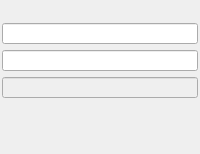
               <widget class="QFrame" name="frame_11">
                <property name="frameShape">
                 <enum>QFrame::NoFrame</enum>
                </property>
                <property name="frameShadow">
                 <enum>QFrame::Raised</enum>
                </property>
                <property name="lineWidth">
                 <number>0</number>
                </property>
                <layout class="QGridLayout" name="gridLayout_10" rowstretch="1,1,1,1,1,1,1,1">
                 <property name="leftMargin">
                  <number>2</number>
                 </property>
                 <property name="topMargin">
                  <number>2</number>
                 </property>
                 <property name="rightMargin">
                  <number>2</number>
                 </property>
                 <property name="bottomMargin">
                  <number>4</number>
                 </property>
                 <property name="horizontalSpacing">
                  <number>2</number>
                 </property>
                 <item row="0" column="0">
                  <widget class="PyDMEnumButton" name="PyDMEnumButton_16">
                   <property name="sizePolicy">
                    <sizepolicy hsizetype="Preferred" vsizetype="Preferred">
                     <horstretch>1</horstretch>
                     <verstretch>1</verstretch>
                    </sizepolicy>
                   </property>
                   <property name="minimumSize">
                    <size>
                     <width>0</width>
                     <height>0</height>
                    </size>
                   </property>
                   <property name="maximumSize">
                    <size>
                     <width>16777215</width>
                     <height>48</height>
                    </size>
                   </property>
                   <property name="font">
                    <font>
                     <pointsize>8</pointsize>
                    </font>
                   </property>
                   <property name="toolTip">
                    <string/>
                   </property>
                   <property name="styleSheet">
                    <string notr="true">QPushButton{font: 8px;}</string>
                   </property>
                   <property name="channel" stdset="0">
                    <string>ca://${DEVICE}:WFENG${ENG}_ENABLE1</string>
                   </property>
                   <property name="orientation" stdset="0">
                    <enum>Qt::Horizontal</enum>
                   </property>
                   <property name="marginTop" stdset="0">
                    <number>0</number>
                   </property>
                   <property name="marginBottom" stdset="0">
                    <number>0</number>
                   </property>
                   <property name="marginLeft" stdset="0">
                    <number>0</number>
                   </property>
                   <property name="marginRight" stdset="0">
                    <number>0</number>
                   </property>
                   <property name="horizontalSpacing" stdset="0">
                    <number>0</number>
                   </property>
                   <property name="verticalSpacing" stdset="0">
                    <number>0</number>
                   </property>
                  </widget>
                 </item>
                 <item row="1" column="0">
                  <widget class="PyDMEnumButton" name="PyDMEnumButton_25">
                   <property name="sizePolicy">
                    <sizepolicy hsizetype="Preferred" vsizetype="Preferred">
                     <horstretch>1</horstretch>
                     <verstretch>1</verstretch>
                    </sizepolicy>
                   </property>
                   <property name="minimumSize">
                    <size>
                     <width>0</width>
                     <height>0</height>
                    </size>
                   </property>
                   <property name="maximumSize">
                    <size>
                     <width>16777215</width>
                     <height>48</height>
                    </size>
                   </property>
                   <property name="font">
                    <font>
                     <pointsize>8</pointsize>
                    </font>
                   </property>
                   <property name="toolTip">
                    <string/>
                   </property>
                   <property name="styleSheet">
                    <string notr="true">QPushButton{font: 8px;}</string>
                   </property>
                   <property name="channel" stdset="0">
                    <string>ca://${DEVICE}:WFENG${ENG}_MODE1</string>
                   </property>
                   <property name="orientation" stdset="0">
                    <enum>Qt::Horizontal</enum>
                   </property>
                   <property name="marginTop" stdset="0">
                    <number>0</number>
                   </property>
                   <property name="marginBottom" stdset="0">
                    <number>0</number>
                   </property>
                   <property name="marginLeft" stdset="0">
                    <number>0</number>
                   </property>
                   <property name="marginRight" stdset="0">
                    <number>0</number>
                   </property>
                   <property name="horizontalSpacing" stdset="0">
                    <number>0</number>
                   </property>
                   <property name="verticalSpacing" stdset="0">
                    <number>0</number>
                   </property>
                  </widget>
                 </item>
                 <item row="2" column="0">
                  <widget class="PyDMEnumButton" name="PyDMEnumButton_26">
                   <property name="sizePolicy">
                    <sizepolicy hsizetype="Preferred" vsizetype="Preferred">
                     <horstretch>1</horstretch>
                     <verstretch>1</verstretch>
                    </sizepolicy>
                   </property>
                   <property name="minimumSize">
                    <size>
                     <width>0</width>
                     <height>0</height>
                    </size>
                   </property>
                   <property name="maximumSize">
                    <size>
                     <width>16777215</width>
                     <height>48</height>
                    </size>
                   </property>
                   <property name="font">
                    <font>
                     <pointsize>8</pointsize>
                    </font>
                   </property>
                   <property name="toolTip">
                    <string/>
                   </property>
                   <property name="styleSheet">
                    <string notr="true">QPushButton{font: 8px;}</string>
                   </property>
                   <property name="channel" stdset="0">
                    <string>ca://${DEVICE}:WFENG${ENG}_MSGDEST1</string>
                   </property>
                   <property name="orientation" stdset="0">
                    <enum>Qt::Horizontal</enum>
                   </property>
                   <property name="marginTop" stdset="0">
                    <number>0</number>
                   </property>
                   <property name="marginBottom" stdset="0">
                    <number>0</number>
                   </property>
                   <property name="marginLeft" stdset="0">
                    <number>0</number>
                   </property>
                   <property name="marginRight" stdset="0">
                    <number>0</number>
                   </property>
                   <property name="horizontalSpacing" stdset="0">
                    <number>0</number>
                   </property>
                   <property name="verticalSpacing" stdset="0">
                    <number>0</number>
                   </property>
                  </widget>
                 </item>
                 <item row="3" column="0">
                  <widget class="PyDMLineEdit" name="PyDMLineEdit_6">
                   <property name="sizePolicy">
                    <sizepolicy hsizetype="Preferred" vsizetype="Preferred">
                     <horstretch>1</horstretch>
                     <verstretch>1</verstretch>
                    </sizepolicy>
                   </property>
                   <property name="maximumSize">
                    <size>
                     <width>16777215</width>
                     <height>16777215</height>
                    </size>
                   </property>
                   <property name="font">
                    <font>
                     <pointsize>8</pointsize>
                    </font>
                   </property>
                   <property name="toolTip">
                    <string/>
                   </property>
                   <property name="readOnly">
                    <bool>false</bool>
                   </property>
                   <property name="channel" stdset="0">
                    <string>ca://${DEVICE}:WFENG${ENG}_STARTADDR1</string>
                   </property>
                   <property name="displayFormat" stdset="0">
                    <enum>PyDMLineEdit::Hex</enum>
                   </property>
                  </widget>
                 </item>
                 <item row="4" column="0">
                  <widget class="PyDMLineEdit" name="PyDMLineEdit_7">
                   <property name="enabled">
                    <bool>true</bool>
                   </property>
                   <property name="sizePolicy">
                    <sizepolicy hsizetype="Preferred" vsizetype="Preferred">
                     <horstretch>1</horstretch>
                     <verstretch>1</verstretch>
                    </sizepolicy>
                   </property>
                   <property name="maximumSize">
                    <size>
                     <width>16777215</width>
                     <height>16777215</height>
                    </size>
                   </property>
                   <property name="font">
                    <font>
                     <pointsize>8</pointsize>
                    </font>
                   </property>
                   <property name="toolTip">
                    <string/>
                   </property>
                   <property name="readOnly">
                    <bool>false</bool>
                   </property>
                   <property name="channel" stdset="0">
                    <string>ca://${DEVICE}:WFENG${ENG}_ENDADDR1</string>
                   </property>
                   <property name="displayFormat" stdset="0">
                    <enum>PyDMLineEdit::Hex</enum>
                   </property>
                  </widget>
                 </item>
                 <item row="5" column="0">
                  <widget class="PyDMLineEdit" name="PyDMLineEdit_8">
                   <property name="enabled">
                    <bool>false</bool>
                   </property>
                   <property name="sizePolicy">
                    <sizepolicy hsizetype="Preferred" vsizetype="Preferred">
                     <horstretch>1</horstretch>
                     <verstretch>1</verstretch>
                    </sizepolicy>
                   </property>
                   <property name="maximumSize">
                    <size>
                     <width>16777215</width>
                     <height>16777215</height>
                    </size>
                   </property>
                   <property name="font">
                    <font>
                     <pointsize>8</pointsize>
                    </font>
                   </property>
                   <property name="toolTip">
                    <string/>
                   </property>
                   <property name="channel" stdset="0">
                    <string>ca://${DEVICE}:WFENG${ENG}_FRAFTTRG1</string>
                   </property>
                  </widget>
                 </item>
                 <item row="6" column="0">
                  <widget class="PyDMLabel" name="PyDMLabel_19">
                   <property name="sizePolicy">
                    <sizepolicy hsizetype="Preferred" vsizetype="Preferred">
                     <horstretch>1</horstretch>
                     <verstretch>1</verstretch>
                    </sizepolicy>
                   </property>
                   <property name="minimumSize">
                    <size>
                     <width>0</width>
                     <height>20</height>
                    </size>
                   </property>
                   <property name="maximumSize">
                    <size>
                     <width>16777215</width>
                     <height>28</height>
                    </size>
                   </property>
                   <property name="font">
                    <font>
                     <pointsize>8</pointsize>
                    </font>
                   </property>
                   <property name="toolTip">
                    <string/>
                   </property>
                   <property name="styleSheet">
                    <string notr="true"/>
                   </property>
                   <property name="text">
                    <string/>
                   </property>
                   <property name="channel" stdset="0">
                    <string>ca://${DEVICE}:WFENG${ENG}_WRADDR1</string>
                   </property>
                   <property name="displayFormat" stdset="0">
                    <enum>PyDMLabel::Hex</enum>
                   </property>
                  </widget>
                 </item>
                 <item row="7" column="0">
                  <widget class="PyDMLabel" name="PyDMLabel_20">
                   <property name="sizePolicy">
                    <sizepolicy hsizetype="Preferred" vsizetype="Preferred">
                     <horstretch>1</horstretch>
                     <verstretch>1</verstretch>
                    </sizepolicy>
                   </property>
                   <property name="minimumSize">
                    <size>
                     <width>0</width>
                     <height>20</height>
                    </size>
                   </property>
                   <property name="maximumSize">
                    <size>
                     <width>16777215</width>
                     <height>28</height>
                    </size>
                   </property>
                   <property name="font">
                    <font>
                     <pointsize>8</pointsize>
                    </font>
                   </property>
                   <property name="toolTip">
                    <string/>
                   </property>
                   <property name="styleSheet">
                    <string notr="true"/>
                   </property>
                   <property name="text">
                    <string/>
                   </property>
                   <property name="channel" stdset="0">
                    <string>ca://${DEVICE}:WFENG${ENG}_STATUS1</string>
                   </property>
                  </widget>
                 </item>
                </layout>
               </widget>
